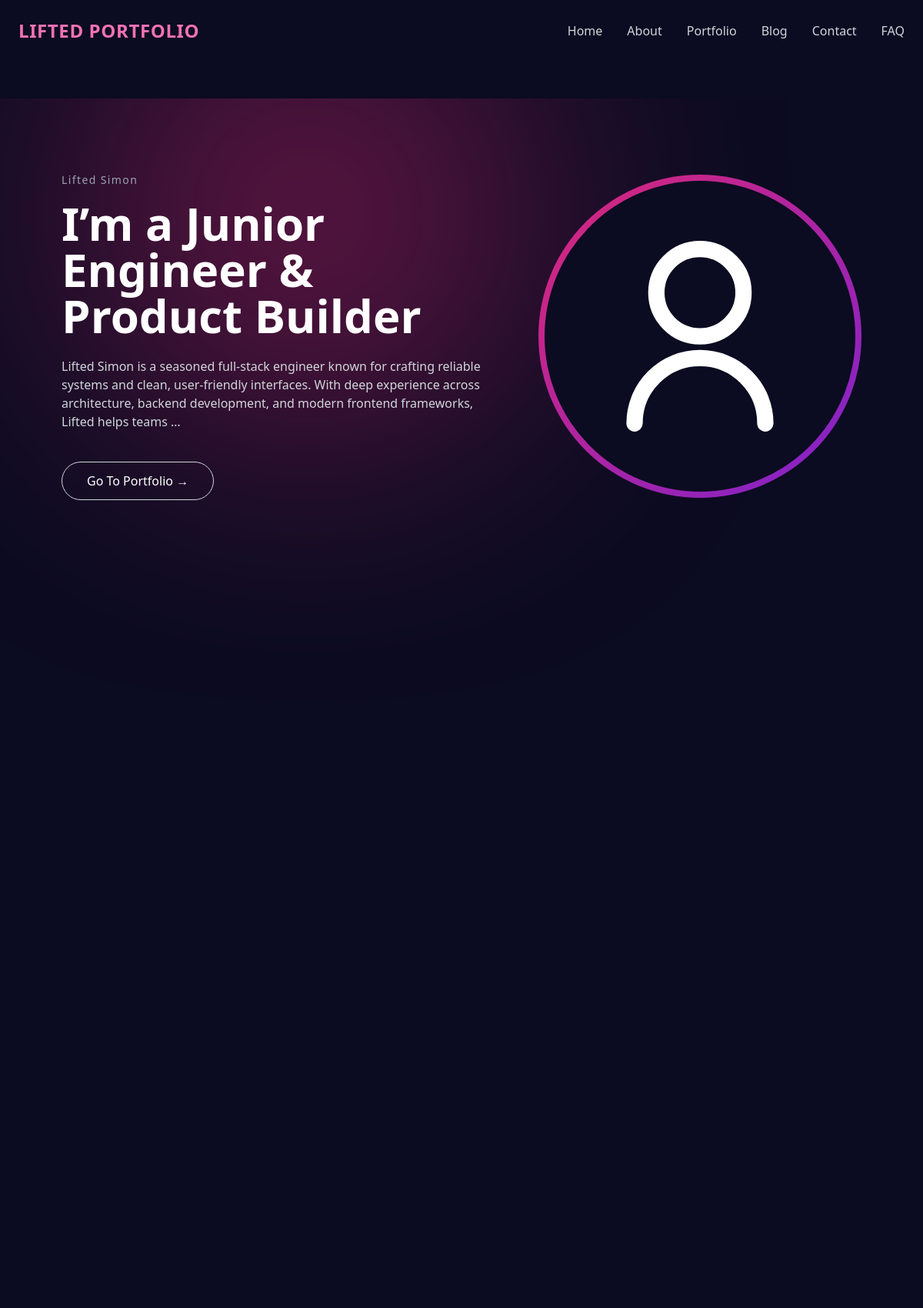
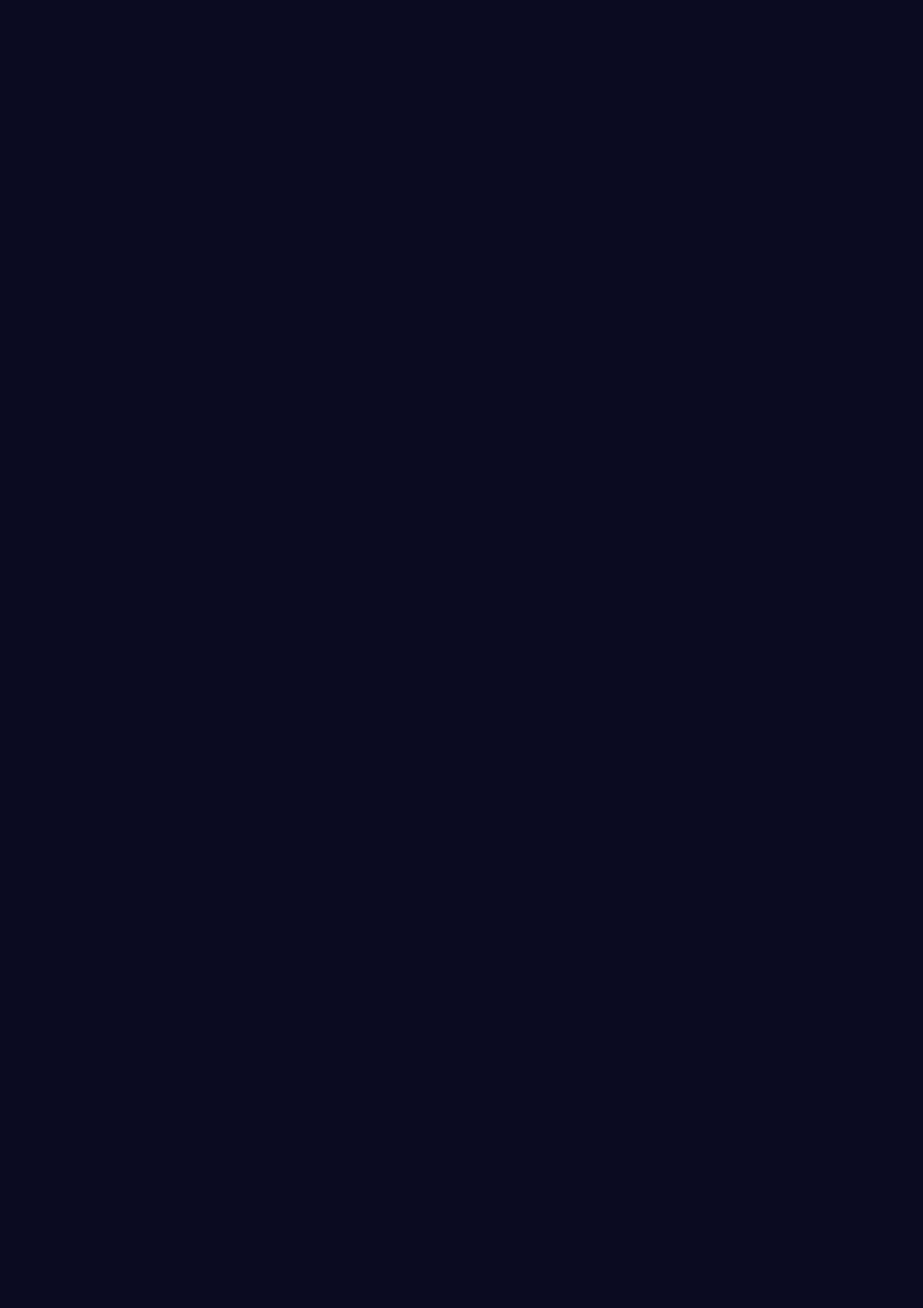
The page / (upper part) on the database its author committed (2 pictures, top to bottom).
### pot/models.py (models this page shows, shortened)
class About(models.Model):
	name = models.CharField(max_length=100, default='Your Name')
	tagline = models.CharField(max_length=255, blank=True, default='Digital Creator & Problem Solver')
	bio = models.TextField(blank=True, default='Write your bio here. Include experience and mission.')
	skills = models.TextField(blank=True, default='Python\nDjango\nJavaScript\nUI/UX')
	github = models.URLField(blank=True, null=True)
	linkedin = models.URLField(blank=True, null=True)
	website = models.URLField(blank=True, null=True)
	class Meta:
		verbose_name = 'About'
		verbose_name_plural = 'About'

### pot/views.py (the view)
# urls.py: path('', views.index, name='index'),
def index(request):
	projects = Project.objects.all().order_by('-created_at')
	context = {
		'projects': projects,
		'featured_projects': projects[:6],
		'about': About.objects.first(),
		'projects_count': projects.count() or 0,
		'clients_satisfaction': '98%',
		'team_member_count': 50,
		'support_hours': '24/7',
	}
	return render(request, 'pot/home.html', context)

### pot/templates/pot/home.html (shortened to what this page needs)
{% extends 'pot/base.html' %}
{% block content %}
<section class="relative w-full min-h-screen bg-[#0b0b21] text-white overflow-hidden">
    <div class="absolute inset-0 pointer-events-none">
        <div class="absolute w-[600px] h-[600px] bg-pink-600/40 blur-[140px] rounded-full top-[-150px] left-[100px]"></div>
    </div>
    <div class="relative z-20 flex flex-col md:flex-row items-center justify-between px-10 md:px-20 pt-24">
        <div class="max-w-xl">
            <p class="text-sm tracking-widest text-gray-400 mb-4">{{ about.name|default:"HARRY JASON" }}</p>
            <h1 class="text-5xl md:text-6xl font-bold leading-tight mb-6">
                I’m a <span class="text-white">{{ about.tagline|default:"Web Designer" }}</span>
            </h1>
            <p class="text-gray-300 mb-10">
                {% if about %}{{ about.bio|truncatewords:30 }}{% else %}Creating clean, modern, and user-focused interfaces that help brands stand out and connect with their audience.{% endif %}
            </p>
                <a href="{% url 'pot:portfolio' %}"
                    class="inline-block px-8 py-3 border border-gray-300 rounded-full hover:bg-white hover:text-black">
                Go To Portfolio →
            </a>
        </div>
        <div class="mt-16 md:mt-0 relative">
            <div class="w-[420px] h-[420px] rounded-full bg-gradient-to-br from-pink-600 to-purple-700 p-2">
                <div class="w-full h-full rounded-full bg-[#0b0b21] overflow-hidden flex items-center justify-center">
                </div>
            </div>
        </div>
    </div>
</section>
{% endblock %}

### rows shown on the page
About: name "Lifted Simon", tagline "Junior Engineer & Product Builder", bio "Lifted Simon is a seasoned full-stack engineer known for crafting reliable systems and clean, user-friendly interfaces. With deep experience across architecture, backend development, and modern frontend frameworks, Lifted helps teams …"
